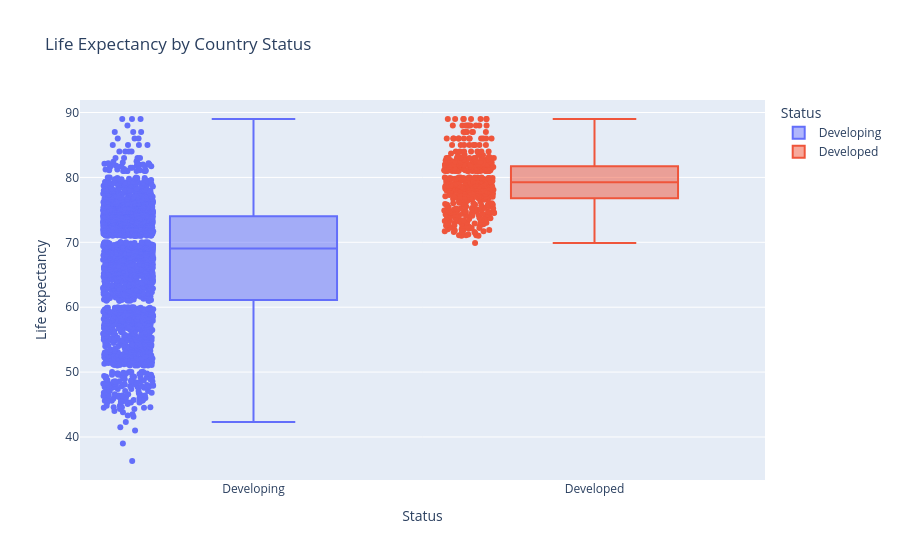

The cell this chart's notebook holds for it:
### Code cell
### **Dashboard 3: Status Comparison**

fig3 = px.box(df, x="Status", y="Life expectancy", 
              color="Status",
              title="Life Expectancy by Country Status",
              points="all")
fig3.show()

### Figure 1 — Plotly figure (JSON) as saved in the notebook; plotly's stock layout.template omitted (floating-point values rounded to 4 significant figures; data arrays with more than 128 entries replaced by an {"elided": "..."} marker saying what was removed)
{"data": [{"alignmentgroup": "True", "boxpoints": "all", "hovertemplate": "Status=%{x}<br>Life expectancy=%{y}<extra></extra>", "legendgroup": "Developing", "marker": {"color": "#636efa"}, "name": "Developing", "notched": false, "offsetgroup": "Developing", "orientation": "v", "showlegend": true, "type": "box", "x": {"elided": "2426 str values"}, "x0": " ", "xaxis": "x", "y": {"elided": "2426 float values"}, "y0": " ", "yaxis": "y"}, {"alignmentgroup": "True", "boxpoints": "all", "hovertemplate": "Status=%{x}<br>Life expectancy=%{y}<extra></extra>", "legendgroup": "Developed", "marker": {"color": "#EF553B"}, "name": "Developed", "notched": false, "offsetgroup": "Developed", "orientation": "v", "showlegend": true, "type": "box", "x": {"elided": "512 str values"}, "x0": " ", "xaxis": "x", "y": {"elided": "512 float values"}, "y0": " ", "yaxis": "y"}], "layout": {"boxmode": "overlay", "legend": {"title": {"text": "Status"}, "tracegroupgap": 0}, "title": {"text": "Life Expectancy by Country Status"}, "xaxis": {"anchor": "y", "categoryarray": ["Developing", "Developed"], "categoryorder": "array", "domain": [0, 1], "title": {"text": "Status"}}, "yaxis": {"anchor": "x", "domain": [0, 1], "title": {"text": "Life expectancy"}}}}
